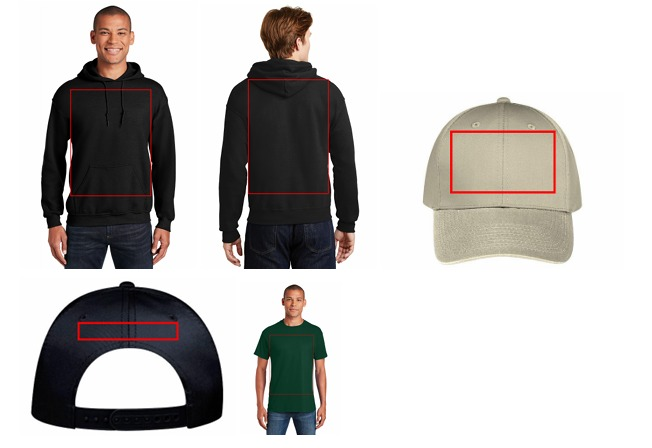
#> input picture download.jpg, 652 x 448 px
$ python -i seed_products.py   (imports and definitions only)
#> lines starting #> are read from the running program, lines starting #| are printed output that depends on the picture; after the words box and inside, x2 and y2 are one past the last pixel; in counts of white or black regions, pixels touching at a corner belong together
import os
import django
import cv2
import numpy as np

# [2 lines not run here, left out]

from products.models import Product, ProductView, PrintArea
from django.core.files.base import ContentFile

def process_image(image_path):
#> called with image_path = 'download.jpg'
    img = cv2.imread(image_path)
#> img is the input picture: shape (448, 652, 3); mean B, G, R 188.4, 190.1, 192.7
    if img is None:
        print("Image not found!")
        return

    # Convert to grayscale to find individual products
    gray = cv2.cvtColor(img, cv2.COLOR_BGR2GRAY)
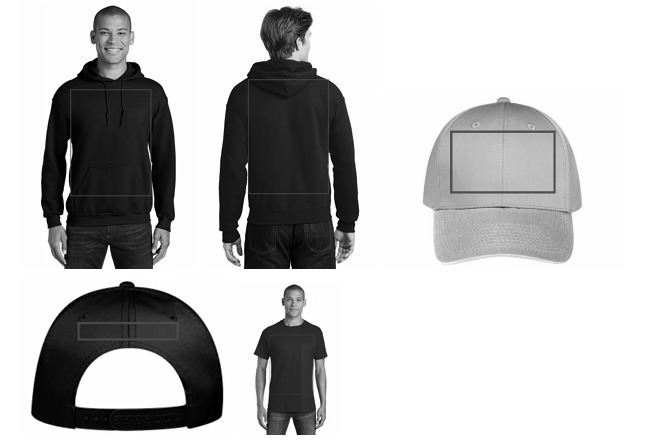
#> gray: shape (448, 652); min 0, max 255, mean 190.7
    _, thresh = cv2.threshold(gray, 240, 255, cv2.THRESH_BINARY_INV)
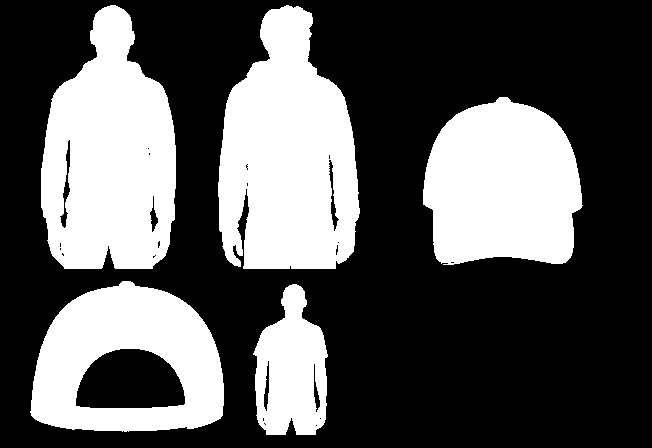
#> thresh: shape (448, 652); 34.6% white; 5 white regions

    # Find contours for products
    contours, _ = cv2.findContours(thresh, cv2.RETR_EXTERNAL, cv2.CHAIN_APPROX_SIMPLE)
#> contours = 5 contours; box (x1, y1, x2, y2) and area: (218, 5, 360, 269) 27298, (41, 5, 176, 269) 26053, (30, 281, 224, 432) 23217, (423, 97, 583, 265) 21176, (253, 284, 328, 435) 7964

    product_idx = 1

    # Make sure media dirs exist
    os.makedirs('media/products/base_images', exist_ok=True)

    for cnt in contours:
        x, y, w, h = cv2.boundingRect(cnt)
        if w < 100 or h < 100:  # Ignore small noise
            continue

        # Add padding
        pad = 20
        y1 = max(0, y - pad)
        y2 = min(img.shape[0], y + h + pad)
        x1 = max(0, x - pad)
        x2 = min(img.shape[1], x + w + pad)

        roi = img[y1:y2, x1:x2].copy()

        # Find red rectangles in this ROI
        hsv = cv2.cvtColor(roi, cv2.COLOR_BGR2HSV)

        # Red ranges
        lower_red1 = np.array([0, 120, 70])
        upper_red1 = np.array([10, 255, 255])
        lower_red2 = np.array([170, 120, 70])
        upper_red2 = np.array([180, 255, 255])

        mask1 = cv2.inRange(hsv, lower_red1, upper_red1)
        mask2 = cv2.inRange(hsv, lower_red2, upper_red2)
        red_mask = mask1 + mask2

        # Dilate mask slightly to cover the whole red line
        kernel = np.ones((5,5), np.uint8)
        red_mask = cv2.dilate(red_mask, kernel, iterations=1)

        # Find contours of the red box
        red_contours, _ = cv2.findContours(red_mask, cv2.RETR_EXTERNAL, cv2.CHAIN_APPROX_SIMPLE)

        if not red_contours:
            continue

        # Get largest red contour
        red_cnt = max(red_contours, key=cv2.contourArea)
        rx, ry, rw, rh = cv2.boundingRect(red_cnt)

        if rw < 10 or rh < 10:
            continue

        # Inpaint the red lines so they don't show through the mockup
        roi_clean = cv2.inpaint(roi, red_mask, 3, cv2.INPAINT_TELEA)

        # Save the clean image
        filename = f"product_auto_{product_idx}.jpg"
        filepath = os.path.join('media/products/base_images', filename)
        cv2.imwrite(filepath, roi_clean)

        # Database operations
        product = Product.objects.create(name=f"Auto Product {product_idx}")

        view = ProductView(product=product, name="Default View")
        with open(filepath, 'rb') as f:
            view.base_image.save(filename, ContentFile(f.read()), save=True)

        # Create PrintArea
        PrintArea.objects.create(
            product_view=view,
            top_left_x=rx,
            top_left_y=ry,
            top_right_x=rx + rw,
            top_right_y=ry,
            bottom_right_x=rx + rw,
            bottom_right_y=ry + rh,
            bottom_left_x=rx,
            bottom_left_y=ry + rh
        )

        print(f"Created Product {product_idx} with print area {rw}x{rh}")
        product_idx += 1
#> this loop made 2 passes
#> (x, y, w, h) on pass 1: (253, 284, 75, 151)
#> (x, y, w, h, pad, y1, y2, x1) on pass 2: (30, 281, 194, 151, 20, 261, 448, 10)
#> pass 2, in process_image, `roi = img[y1:y2, x1:x2].copy()`:
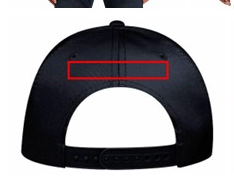
#> roi: shape (187, 234, 3); mean B, G, R 159.9, 156.8, 158.8
#> pass 2, in process_image, `mask1 = cv2.inRange(hsv, lower_red1, upper_red1)`:
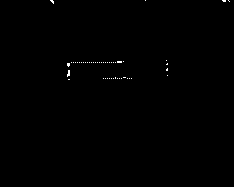
#> mask1: shape (187, 234); 0.24% white in thin lines or dots, all inside (x1, y1, x2, y2) = (50, 0, 230, 80)
#> pass 2, in process_image, `mask2 = cv2.inRange(hsv, lower_red2, upper_red2)`:
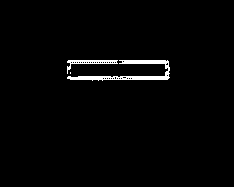
#> mask2: shape (187, 234); 1.8% white; 3 white regions (1 under 20 px), largest, box (x1, y1, x2, y2) and area: (67, 60, 170, 81) 611, (67, 60, 118, 74) 195
#> after the loop:
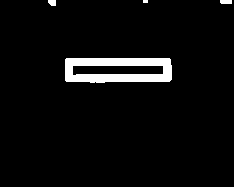
#> red_mask: shape (187, 234); 4.5% white; 4 white regions (1 under 20 px), largest, box (x1, y1, x2, y2) and area: (65, 58, 172, 83) 1846, (220, 0, 232, 4) 47, (48, 0, 56, 6) 42
#> after the loop, product_idx = 1

# [6 lines not run here, left out]

#> (the run stopped early here; a loop or call above may not have finished)
